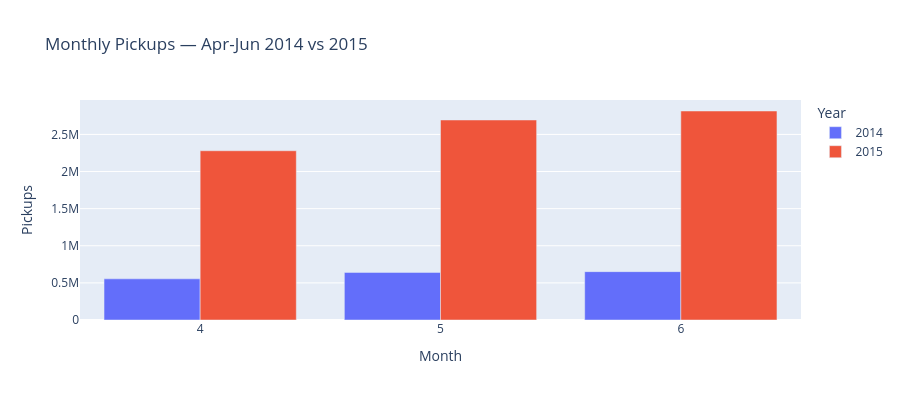

Write notebook code for a chart like this one.
### Markdown cell above
### 3.2 Overall Volume Growth

Uber grew significantly between 2014 and 2015. We quantify this growth and check 
whether it was uniform across boroughs.

### Code cell
monthly_14 = overlap_2014.groupby("month").size().reset_index(name="count")
monthly_14["year"] = "2014"
monthly_15 = overlap_2015.groupby("month").size().reset_index(name="count")
monthly_15["year"] = "2015"
monthly = pd.concat([monthly_14, monthly_15])

fig = px.bar(
    monthly, x="month", y="count", color="year", barmode="group",
    title="Monthly Pickups — Apr-Jun 2014 vs 2015",
    labels={"month": "Month", "count": "Pickups", "year": "Year"},
    color_discrete_map={"2014": "#636EFA", "2015": "#EF553B"},
    height=400,
)
fig.update_xaxes(dtick=1)
fig.write_image("reports/figures/04_03_monthly_volume_comparison.png", width=1200, height=700, scale=2)
fig.show()

### Figure 1 — Plotly figure (JSON) as saved in the notebook; plotly's stock layout.template omitted (floating-point values rounded to 4 significant figures)
{"data": [{"alignmentgroup": "True", "hovertemplate": "Year=2014<br>Month=%{x}<br>Pickups=%{y}<extra></extra>", "legendgroup": "2014", "marker": {"color": "#636EFA", "pattern": {"shape": ""}}, "name": "2014", "offsetgroup": "2014", "orientation": "v", "showlegend": true, "textposition": "auto", "type": "bar", "x": [4, 5, 6], "xaxis": "x", "y": [554490, 641239, 651547], "yaxis": "y"}, {"alignmentgroup": "True", "hovertemplate": "Year=2015<br>Month=%{x}<br>Pickups=%{y}<extra></extra>", "legendgroup": "2015", "marker": {"color": "#EF553B", "pattern": {"shape": ""}}, "name": "2015", "offsetgroup": "2015", "orientation": "v", "showlegend": true, "textposition": "auto", "type": "bar", "x": [4, 5, 6], "xaxis": "x", "y": [2279920, 2694275, 2815419], "yaxis": "y"}], "layout": {"barmode": "group", "height": 400, "legend": {"title": {"text": "Year"}, "tracegroupgap": 0}, "title": {"text": "Monthly Pickups — Apr-Jun 2014 vs 2015"}, "xaxis": {"anchor": "y", "domain": [0, 1], "dtick": 1, "title": {"text": "Month"}}, "yaxis": {"anchor": "x", "domain": [0, 1], "title": {"text": "Pickups"}}}}
